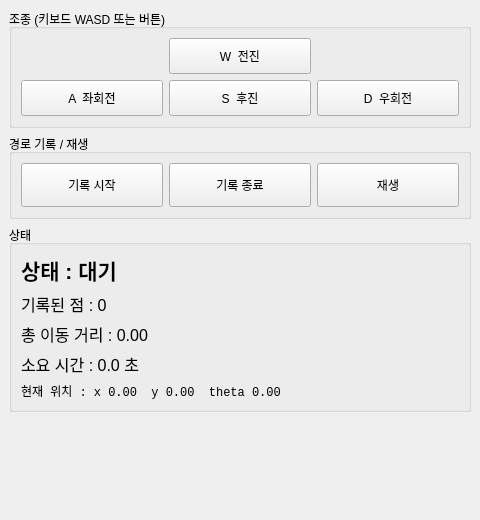
<?xml version="1.0" encoding="UTF-8"?>
<ui version="4.0">
 <class>MainWindowDesign</class>
 <widget class="QMainWindow" name="MainWindowDesign">
  <property name="geometry">
   <rect>
    <x>0</x>
    <y>0</y>
    <width>480</width>
    <height>520</height>
   </rect>
  </property>
  <property name="windowTitle">
   <string>과제 2 - 경로 기록 및 재생</string>
  </property>
  <property name="windowIcon">
   <iconset resource="../resources/images.qrc">
    <normaloff>:/images/icon.png</normaloff>:/images/icon.png</iconset>
  </property>
  <property name="locale">
   <locale language="English" country="Australia"/>
  </property>
  <widget class="QWidget" name="centralwidget">
   <layout class="QVBoxLayout" name="layoutMain">
    <item>
     <widget class="QGroupBox" name="groupDrive">
      <property name="title">
       <string>조종 (키보드 WASD 또는 버튼)</string>
      </property>
      <layout class="QGridLayout" name="gridDrive">
       <item row="0" column="1">
        <widget class="QPushButton" name="btnForward">
         <property name="focusPolicy">
          <enum>Qt::NoFocus</enum>
         </property>
         <property name="minimumSize">
          <size>
           <width>0</width>
           <height>36</height>
          </size>
         </property>
         <property name="text">
          <string>W  전진</string>
         </property>
        </widget>
       </item>
       <item row="1" column="0">
        <widget class="QPushButton" name="btnLeft">
         <property name="focusPolicy">
          <enum>Qt::NoFocus</enum>
         </property>
         <property name="minimumSize">
          <size>
           <width>0</width>
           <height>36</height>
          </size>
         </property>
         <property name="text">
          <string>A  좌회전</string>
         </property>
        </widget>
       </item>
       <item row="1" column="1">
        <widget class="QPushButton" name="btnBackward">
         <property name="focusPolicy">
          <enum>Qt::NoFocus</enum>
         </property>
         <property name="minimumSize">
          <size>
           <width>0</width>
           <height>36</height>
          </size>
         </property>
         <property name="text">
          <string>S  후진</string>
         </property>
        </widget>
       </item>
       <item row="1" column="2">
        <widget class="QPushButton" name="btnRight">
         <property name="focusPolicy">
          <enum>Qt::NoFocus</enum>
         </property>
         <property name="minimumSize">
          <size>
           <width>0</width>
           <height>36</height>
          </size>
         </property>
         <property name="text">
          <string>D  우회전</string>
         </property>
        </widget>
       </item>
      </layout>
     </widget>
    </item>
    <item>
     <widget class="QGroupBox" name="groupRecord">
      <property name="title">
       <string>경로 기록 / 재생</string>
      </property>
      <layout class="QHBoxLayout" name="layoutRecord">
       <item>
        <widget class="QPushButton" name="btnRecordStart">
         <property name="focusPolicy">
          <enum>Qt::NoFocus</enum>
         </property>
         <property name="minimumSize">
          <size>
           <width>0</width>
           <height>44</height>
          </size>
         </property>
         <property name="text">
          <string>기록 시작</string>
         </property>
        </widget>
       </item>
       <item>
        <widget class="QPushButton" name="btnRecordStop">
         <property name="focusPolicy">
          <enum>Qt::NoFocus</enum>
         </property>
         <property name="minimumSize">
          <size>
           <width>0</width>
           <height>44</height>
          </size>
         </property>
         <property name="text">
          <string>기록 종료</string>
         </property>
        </widget>
       </item>
       <item>
        <widget class="QPushButton" name="btnReplay">
         <property name="focusPolicy">
          <enum>Qt::NoFocus</enum>
         </property>
         <property name="minimumSize">
          <size>
           <width>0</width>
           <height>44</height>
          </size>
         </property>
         <property name="text">
          <string>재생</string>
         </property>
        </widget>
       </item>
      </layout>
     </widget>
    </item>
    <item>
     <widget class="QGroupBox" name="groupStatus">
      <property name="title">
       <string>상태</string>
      </property>
      <layout class="QVBoxLayout" name="layoutStatus">
       <item>
        <widget class="QLabel" name="labelState">
         <property name="font">
          <font>
           <pointsize>16</pointsize>
           <weight>75</weight>
           <bold>true</bold>
          </font>
         </property>
         <property name="text">
          <string>상태 : 대기</string>
         </property>
        </widget>
       </item>
       <item>
        <widget class="QLabel" name="labelPoints">
         <property name="font">
          <font>
           <pointsize>12</pointsize>
          </font>
         </property>
         <property name="text">
          <string>기록된 점 : 0</string>
         </property>
        </widget>
       </item>
       <item>
        <widget class="QLabel" name="labelDistance">
         <property name="font">
          <font>
           <pointsize>12</pointsize>
          </font>
         </property>
         <property name="text">
          <string>총 이동 거리 : 0.00</string>
         </property>
        </widget>
       </item>
       <item>
        <widget class="QLabel" name="labelTime">
         <property name="font">
          <font>
           <pointsize>12</pointsize>
          </font>
         </property>
         <property name="text">
          <string>소요 시간 : 0.0 초</string>
         </property>
        </widget>
       </item>
       <item>
        <widget class="QLabel" name="labelPose">
         <property name="font">
          <font>
           <family>Monospace</family>
          </font>
         </property>
         <property name="text">
          <string>현재 위치 : x 0.00  y 0.00  theta 0.00</string>
         </property>
        </widget>
       </item>
      </layout>
     </widget>
    </item>
    <item>
     <spacer name="spacerMain">
      <property name="orientation">
       <enum>Qt::Vertical</enum>
      </property>
      <property name="sizeHint" stdset="0">
       <size>
        <width>20</width>
        <height>40</height>
       </size>
      </property>
     </spacer>
    </item>
   </layout>
  </widget>
  <action name="action_Quit">
   <property name="text">
    <string>&amp;Quit</string>
   </property>
   <property name="shortcut">
    <string>Ctrl+Q</string>
   </property>
   <property name="shortcutContext">
    <enum>Qt::ApplicationShortcut</enum>
   </property>
  </action>
  <action name="action_Preferences">
   <property name="text">
    <string>&amp;Preferences</string>
   </property>
  </action>
  <action name="actionAbout">
   <property name="text">
    <string>&amp;About</string>
   </property>
  </action>
  <action name="actionAbout_Qt">
   <property name="text">
    <string>About &amp;Qt</string>
   </property>
  </action>
 </widget>
 <resources>
  <include location="../resources/images.qrc"/>
 </resources>
 <connections>
  <connection>
   <sender>action_Quit</sender>
   <signal>triggered()</signal>
   <receiver>MainWindowDesign</receiver>
   <slot>close()</slot>
   <hints>
    <hint type="sourcelabel">
     <x>-1</x>
     <y>-1</y>
    </hint>
    <hint type="destinationlabel">
     <x>399</x>
     <y>299</y>
    </hint>
   </hints>
  </connection>
 </connections>
</ui>
